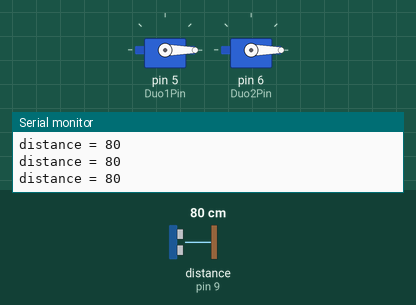
A sketch run on a simulated Arduino Uno, built with avr-gcc and run on an emulated ATmega328P. Parts: 2 × servo, the last lines printed to the serial monitor. The inputs (shaded band) are chosen by the test bench; at power-on: distance to the obstacle (sensor on pin 9) 80 cm. The echo pulse lasts 58.3 µs per cm.

Above: at 1.2 s.
1.3 s: distance to the obstacle (sensor on pin 9) set to 12 cm
2.8 s: distance to the obstacle (sensor on pin 9) set to 9 cm
At 3.4 s:
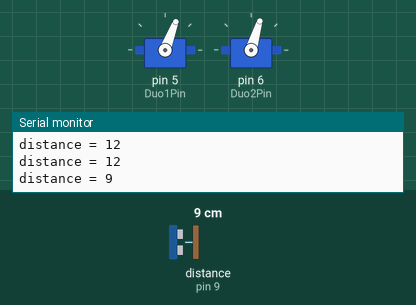
4.3 s: distance to the obstacle (sensor on pin 9) set to 18 cm
At 6.9 s:
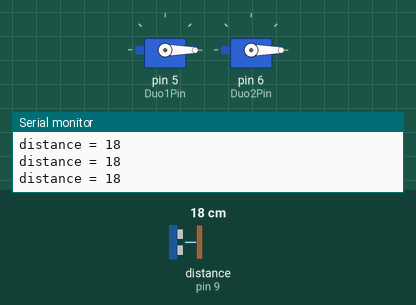
7.3 s: distance to the obstacle (sensor on pin 9) set to 2 cm
At 7.7 s:
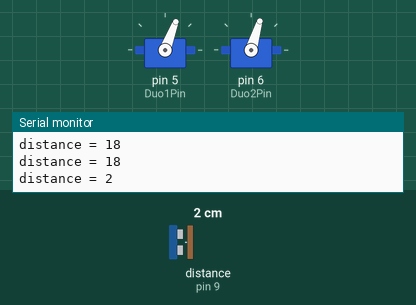
Timing chart, 0 to 9.8 s (numbered marks = the images above; inputs shaded):
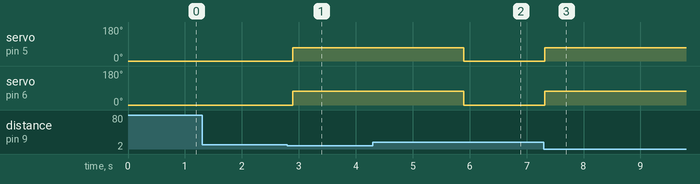

The sketch:

SmartBin.ino
```cpp
#include <Servo.h>

int Duo1Pin = 5;
int Duo2Pin = 6;
int SoundSendPin = 8;
int SoundRecvPin = 9;
Servo duo1;
Servo duo2;

void setup() {
  // put your setup code here, to run once:
  Serial.begin(115200);
  pinMode(SoundSendPin, OUTPUT);
  pinMode(SoundRecvPin, INPUT);
  duo1.attach(Duo1Pin);
  duo2.attach(Duo2Pin);
  duo1.write(0);
  duo2.write(0);
}

void get_distance()
{
   digitalWrite(SoundSendPin,HIGH);
   delayMicroseconds(100);
   digitalWrite(SoundSendPin,LOW);
   int d = pulseIn(SoundRecvPin,HIGH)/58;
   Serial.print("distance = ");
   Serial.println(d);
   if(d <= 10)
   {
    duo1.write(69);
    duo2.write(73);
    delay(3000);
    duo1.write(0);
    duo2.write(0);
   }

}
void loop() {
  // put your main code here, to run repeatedly:
  get_distance();
  delay(100);
}
```

Measured:
- the behaviour switches between 11 and 10 cm on distance to the obstacle (sensor on pin 9) (found by bisection; images 0 and 1)
- after the input at 2.8 s, servo on pin 5 (Duo1Pin): 0° → 69° after 0.10 s; servo on pin 6 (Duo2Pin): 0° → 73° after 0.10 s
- after the input at 4.3 s, servo on pin 5 (Duo1Pin), servo on pin 6 (Duo2Pin): goes on until 5.9 s, then stays 0°
- after the input at 7.3 s, servo on pin 5 (Duo1Pin): 0° → 69° at once; servo on pin 6 (Duo2Pin): 0° → 73° at once
